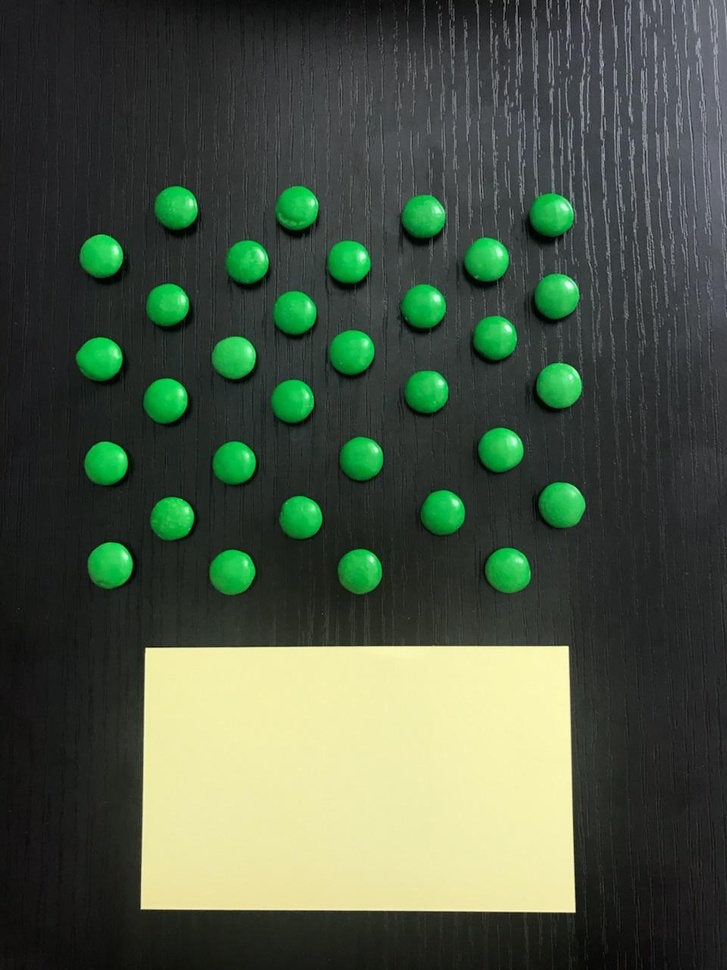
%> input picture Green.jpg, 727 x 970 px, shrunk from 960 x 1280 before the run
$ octave --eval "colorSpace('Green.jpg');"   (GNU Octave 9; MATLAB toolbox functions it lacks are replaced by stand-ins)
%> lines starting %> are read from the running program, lines starting %| are printed output that depends on the picture
function colorSpace(in)
%> called with in = 'Green.jpg'

    a = double(imread( in )); % load up an image

    step=1;

    % separate out all the color channels
    r = a(1:step:end,1:step:end,1);
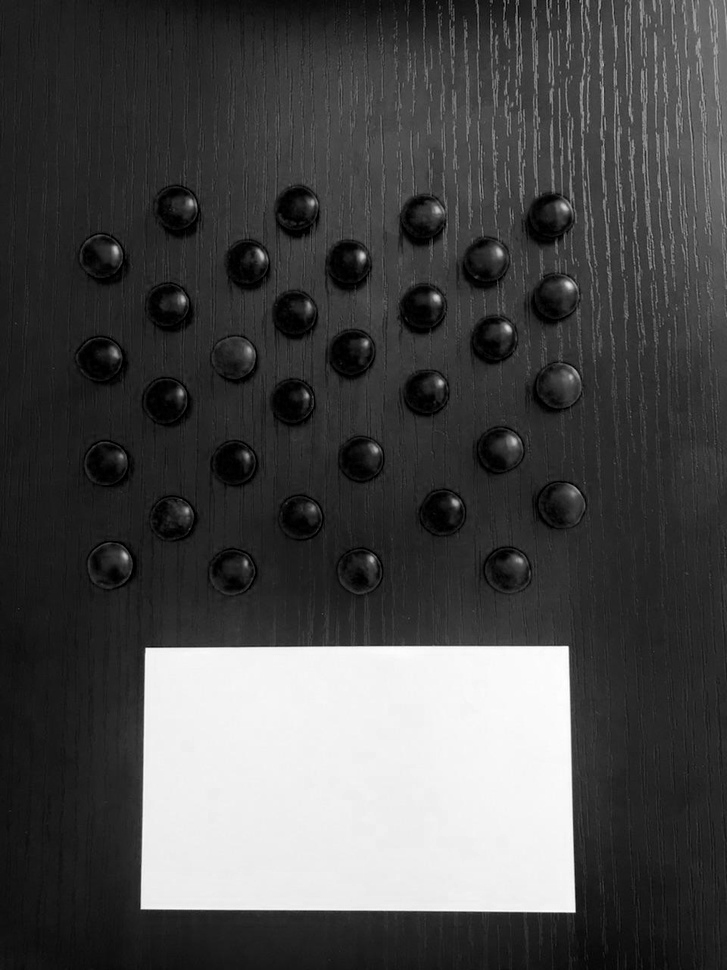
%> r: size 970x727 double; min 0, max 255, mean 74.6
    g = a(1:step:end,1:step:end,2);
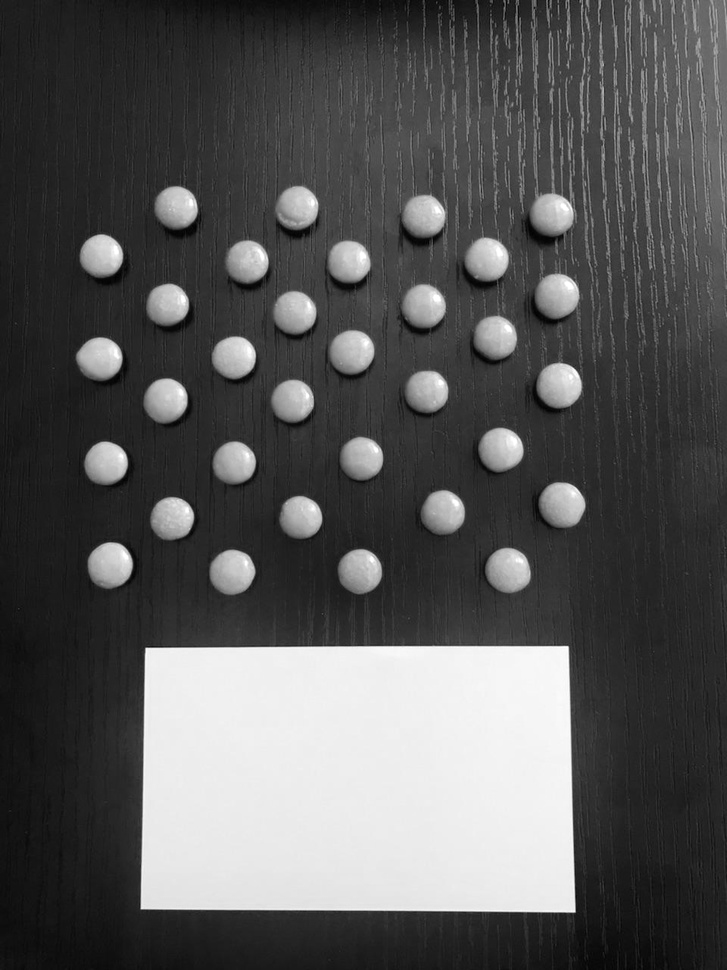
%> g: size 970x727 double; min 1, max 255, mean 86.5
    b = a(1:step:end,1:step:end,3);
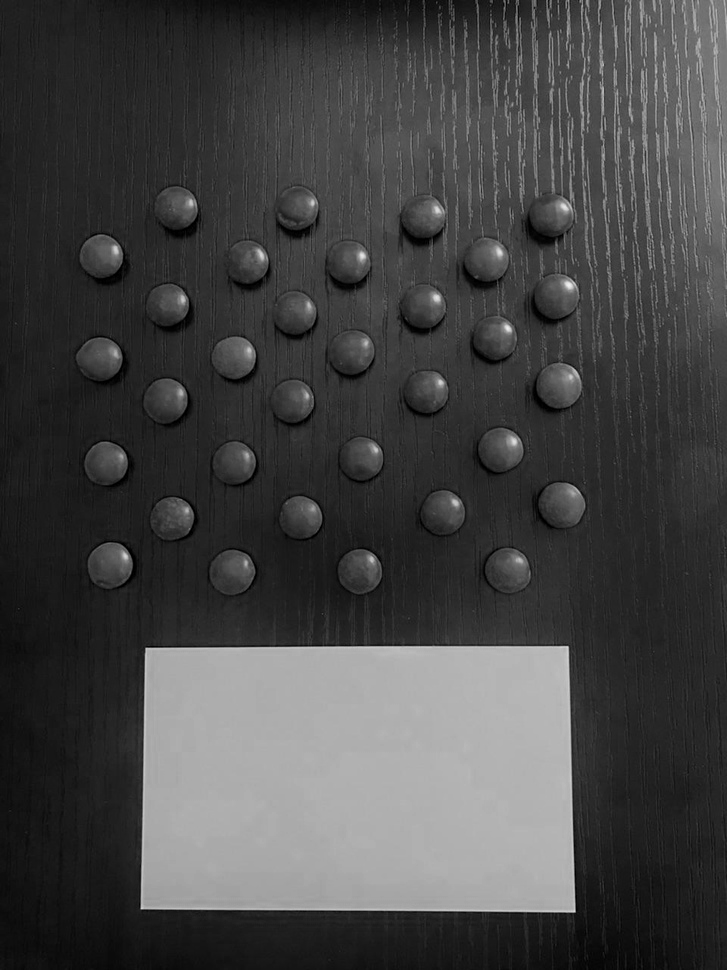
%> b: size 970x727 double; min 0, max 241, mean 68.4

    % show the image
    image(uint8(a))
    % have a user click on an object they want to segment
%> (the run ends here)

$ run again, on Orange.jpg
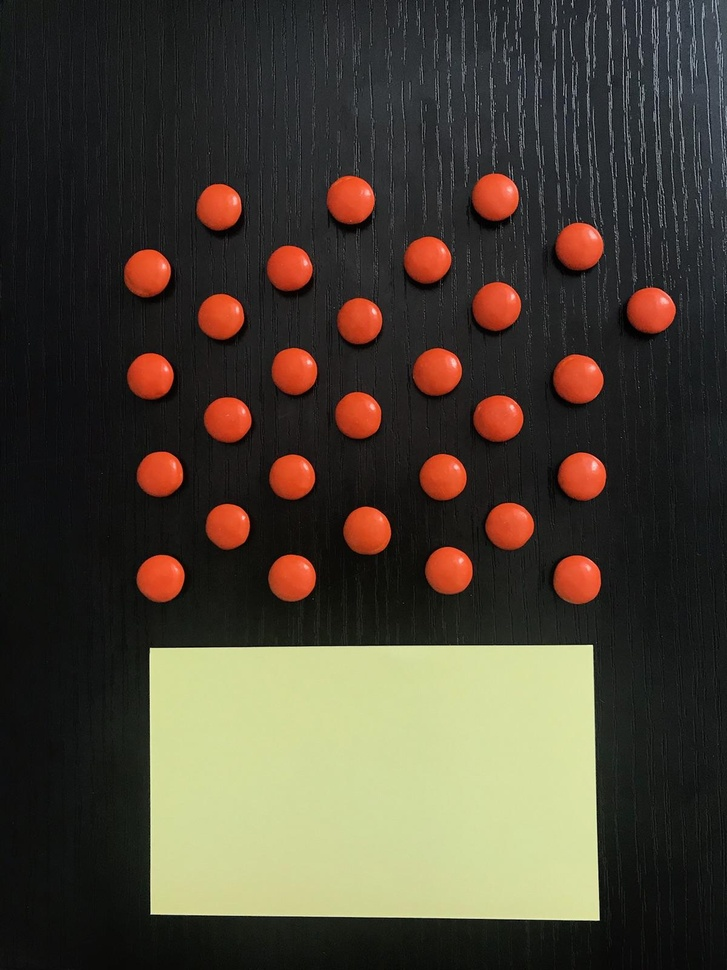
%> input picture Orange.jpg, 727 x 970 px, shrunk from 1200 x 1600 before the run
%> in colorSpace, `g = a(1:step:end,1:step:end,2);`:
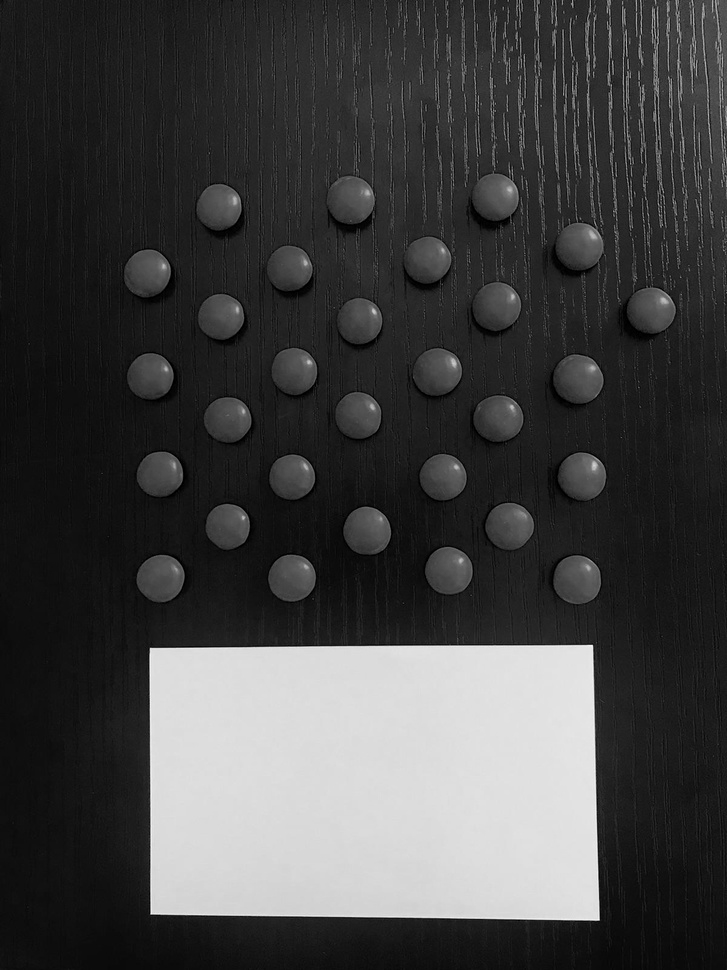
%> g: size 970x727 double; min 0, max 254, mean 66
%> in colorSpace, `b = a(1:step:end,1:step:end,3);`:
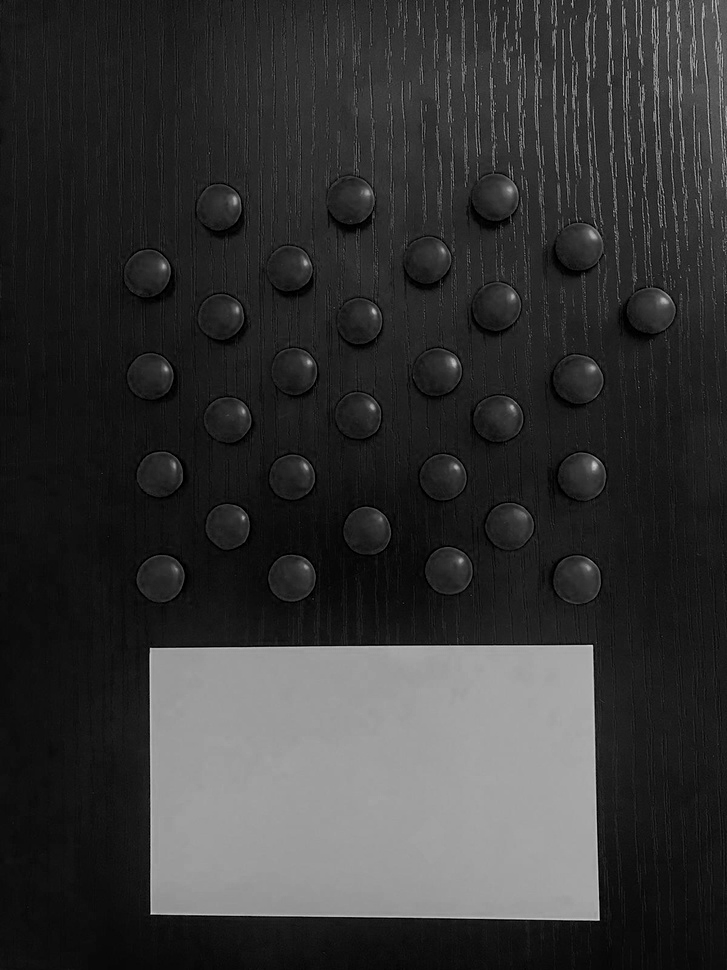
%> b: size 970x727 double; min 0, max 226, mean 53
